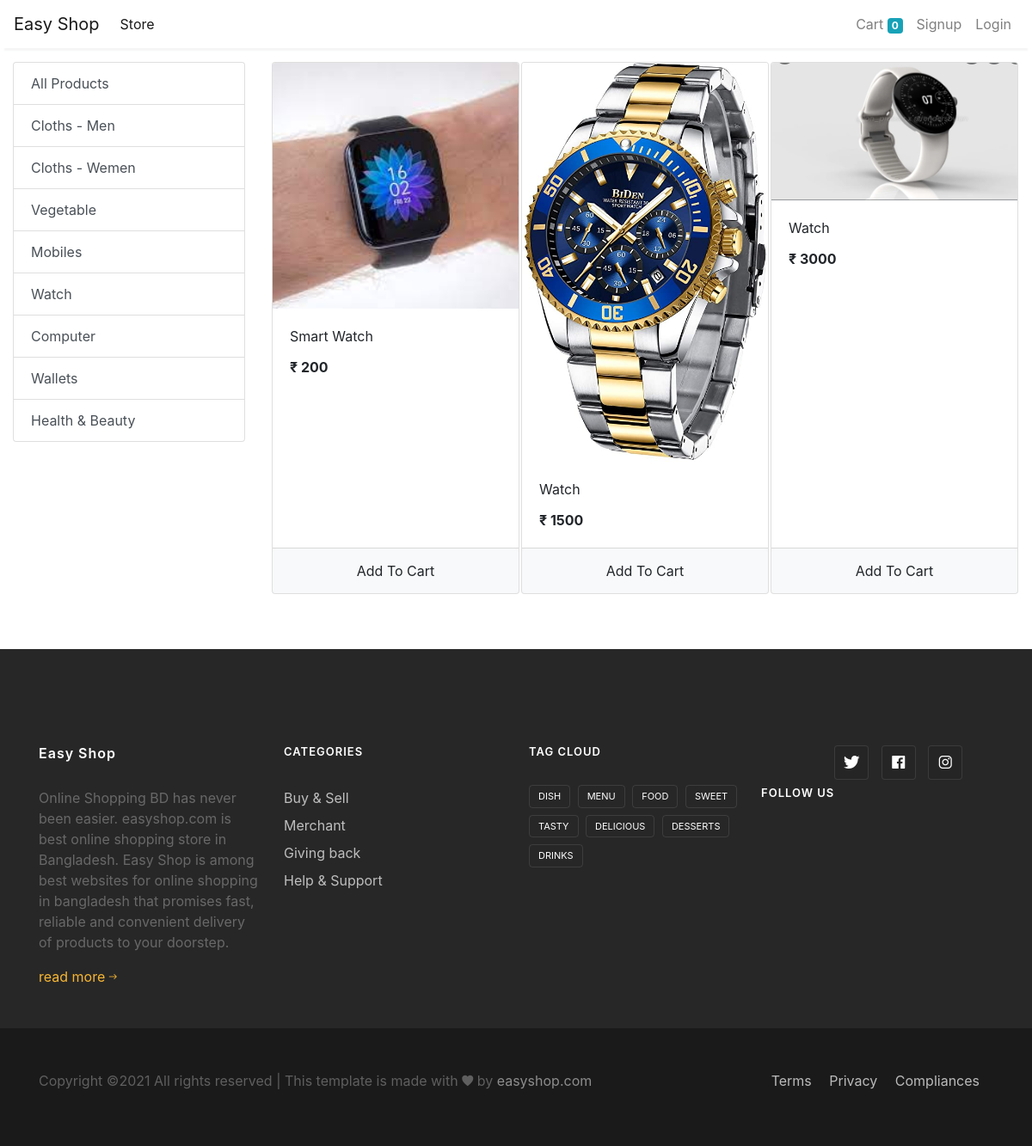
Screenshot of /store?category=5 with the database file from the repository.
### store/models/category.py (models this page shows, shortened)
class Category(models.Model):
    name = models.CharField(max_length=20)
    @staticmethod
    def get_all_categories():
        return Category.objects.all()

### store/models/product.py (models this page shows, shortened)
class Product(models.Model):
    name = models.CharField(max_length=50)
    price = models.IntegerField(default=0)
    category = models.ForeignKey(Category, on_delete=models.CASCADE, default=1)
    description = models.CharField(max_length=200, default='' , null=True , blank=True)
    image = models.ImageField(upload_to='uploads/products/')
    @staticmethod
    def get_all_products_by_categoryid(category_id):
        if category_id:
            return Product.objects.filter(category = category_id)
        else:
            return Product.get_all_products();

### store/views/home.py (the view)
# urls.py: path('' , include('store.urls'))
def store(request):
    cart = request.session.get('cart')
    if not cart:
        request.session['cart'] = {}
    products = None
    categories = Category.get_all_categories()
    categoryID = request.GET.get('category')
    if categoryID:
        products = Product.get_all_products_by_categoryid(categoryID)
    else:
        products = Product.get_all_products();
    data = {}
    data['products'] = products
    data['categories'] = categories
    print('you are : ', request.session.get('email'))
    return render(request, 'index.html', data)

### store/templatetags/cart.py (called while the page is built)
@register.filter(name='is_in_cart')
def is_in_cart(product  , cart):
    keys = cart.keys()
    for id in keys:
        if int(id) == product.id:
            return True
    return False;

### store/templatetags/custom_filter.py (called while the page is built)
@register.filter(name='currency')
def currency(number):
    return "₹ "+str(number)

### store/templates/index.html (shortened to what this page needs)
{% extends 'base.html' %}
{% block content %}
{% load cart %}
{% load custom_filter %}
<div class="container-fluid mt-3">
	<div class="row">
		<div class="col-lg-3 mx-auto">
			<div class="list-group">
				<a href="/" class="list-group-item list-group-item-action">All Products</a>
				{% for category in categories %}
				<a href="/?category={{category.id}}"
					class="list-group-item list-group-item-action">{{category.name}}</a>
				{% endfor %}
			</div>
		</div>
		<div id='products' class="col-lg-9 mx-auto">
			<div class="row mx-auto">
				{% for product in products %}
				<div class="card mx-auto mb-3" id={{product.id}} style="width: 18rem;">
					<img class="card-img-top" src="{{product.image.url}}" alt="Card image cap">
					<div class="card-body">
						<p class="card-title">{{product.name}}</p>
						<p class="card-text"><b>{{product.price|currency}}</b></p>
					</div>
					<div class="card-footer p-0 no-gutters">
						{% if product|is_in_cart:request.session.cart %}
						<div class="row no-gutters">
							<form action="/#{{product.id}}" class="col-2 " method="post">
								{% csrf_token %}
								<input hidden type="text" name='product' value='{{product.id}}'>
								<input hidden type="text" name='remove' value='True'>
								<input type="submit" value=" - " class="btn btn-block btn-light border-right">
							</form>
							<div class="text-center col">{{product|cart_quantity:request.session.cart}} in Cart</div>
							<form action="/#{{product.id}}" class="col-2 " method="post">
								{% csrf_token %}
								<input hidden type="text" name='product' value='{{product.id}}'>
								<input type="submit" value=" + " class="btn btn-block btn-light border-left">
							</form>
						</div>
						{% else %}
						<form action="/#{{product.id}}" method="POST" class="btn-block">
							<input type="submit" class="float-right btn btn-light  form-control"
								value="Add To Cart">
						</form>
						{% endif %}
					</div>
				</div>
				{% endfor %}
			</div>
		</div>
	</div>
</div>
<br>
<br>
<footer class="footer-04 bt-5px">
			<div class="container">
				<div class="row">
					<div class="col-md-6 col-lg-3 mb-md-0 mb-4">
						<h2 class="footer-heading"><a href="#" class="logo">Easy Shop</a></h2>
						<p>Online Shopping BD has never been easier. easyshop.com is best online shopping store in Bangladesh. Easy Shop is among best websites for online shopping in bangladesh that promises fast, reliable and convenient delivery of products to your doorstep. </p>
						<a href="#">read more <span class="ion-ios-arrow-round-forward"></span></a>
					</div>
					<div class="col-md-6 col-lg-3 mb-md-0 mb-4">
						<h2 class="footer-heading">Categories</h2>
						<ul class="list-unstyled">
              <li><a href="#" class="py-1 d-block">Buy &amp; Sell</a></li>
              <li><a href="#" class="py-1 d-block">Merchant</a></li>
              <li><a href="#" class="py-1 d-block">Giving back</a></li>
              <li><a href="#" class="py-1 d-block">Help &amp; Support</a></li>
            </ul>
					</div>
					<div class="col-md-6 col-lg-3 mb-md-0 mb-4">
						<h2 class="footer-heading">Tag cloud</h2>
						<div class="tagcloud">
	            <a href="#" class="tag-cloud-link">dish</a>
	            <a href="#" class="tag-cloud-link">menu</a>
	            <a href="#" class="tag-cloud-link">food</a>
	            <a href="#" class="tag-cloud-link">sweet</a>
	            <a href="#" class="tag-cloud-link">tasty</a>
	            <a href="#" class="tag-cloud-link">delicious</a>
	            <a href="#" class="tag-cloud-link">desserts</a>
	            <a href="#" class="tag-cloud-link">drinks</a>
	          </div>
					</div>
            <h2 class="footer-heading mt-5">Follow us</h2>
            <ul class="ftco-footer-social p-0">
              <li class="ftco-animate"><a href="#" data-toggle="tooltip" data-placement="top" title="Twitter"><span class="ion-logo-twitter"></span></a></li>
              <li class="ftco-animate"><a href="#" data-toggle="tooltip" data-placement="top" title="Facebook"><span class="ion-logo-facebook"></span></a></li>
              <li class="ftco-animate"><a href="#" data-toggle="tooltip" data-placement="top" title="Instagram"><span class="ion-logo-instagram"></span></a></li>
            </ul>
					</div>
				</div>
			<div class="w-100 mt-5 border-top py-5">
				<div class="container">
					<div class="row">
	          <div class="col-md-6 col-lg-8">
	            <p class="copyright">
	  Copyright &copy;<script>document.write(new Date().getFullYear());</script> All rights reserved | This template is made with <i class="ion-ios-heart" aria-hidden="true"></i> by <a href="https://colorlib.com" target="_blank">easyshop.com</a>
	  </p>
	          </div>
	          <div class="col-md-6 col-lg-4 text-md-right">
	          	<p class="mb-0 list-unstyled">
	          		<a class="mr-md-3" href="#">Terms</a>
	          		<a class="mr-md-3" href="#">Privacy</a>
	          		<a class="mr-md-3" href="#">Compliances</a>
	          	</p>
	          </div>
	        </div>
				</div>
			</div>
		</footer>
{% endblock %}

### rows the page displays
Category: name "Cloths - Men"
Category: name "Cloths - Wemen"
Category: name "Vegetable"
Category: name "Mobiles"
Category: name "Watch"
Category: name "Computer"
Category: name "Wallets"
Category: name "Health & Beauty"
Product: image (picture), name "Smart Watch", price "₹ 200"
Product: image (picture), name "Watch", price "₹ 1500"
Product: image (picture), name "Watch", price "₹ 3000"

### other values shown
{{ request.session.cart.keys|length }} "0"
